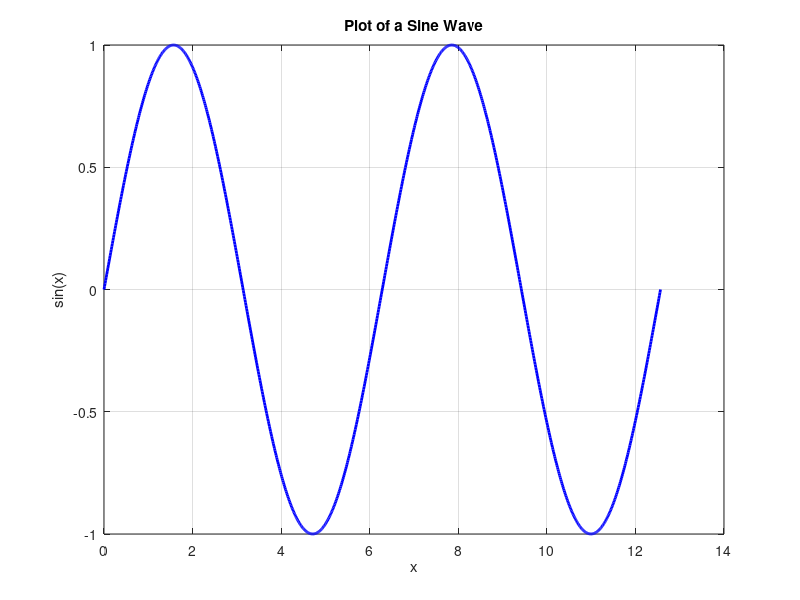

Recreate this plot in MATLAB.
% This MATLAB script plots a sine wave.

% Define the x-axis values
x = linspace(0, 4*pi, 1000); % 1000 points from 0 to 4*pi

% Calculate the y-axis values (sine of x)
y = sin(x);

% Create the plot
figure; % Create a new figure window
plot(x, y, 'b-', 'LineWidth', 2); % Plot y vs x with a blue line

% Add labels and title
xlabel('x');
ylabel('sin(x)');
title('Plot of a Sine Wave');

% Add a grid for better readability
grid on;

% Optionally, save the figure
% Uncomment the next line to save the plot as a PNG file
% saveas(gcf, 'sine_wave.png');
